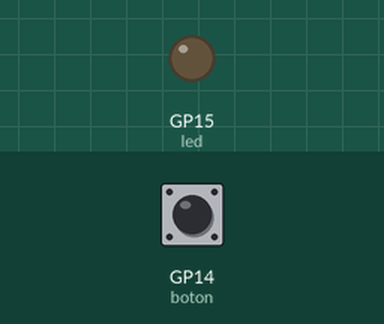
Recording of a program running on a simulated Raspberry Pi Pico running MicroPython. On the bench: output pins drawn as LEDs (lit = HIGH). Dashed ring = blinking. The test bench sets the inputs (shaded band); at power-on: GP14 (boton) LOW.

Above: at 1.2 s.
1.3 s: GP14 (boton) pulled HIGH for 1 s
At 1.45 s:
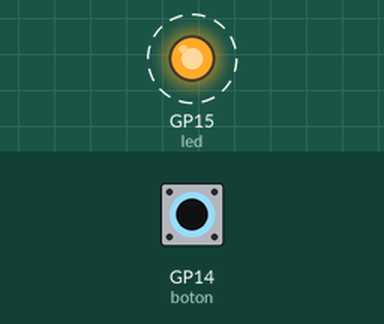
3.8 s: GP14 (boton) pulled HIGH for 0.15 s
At 4.8 s:
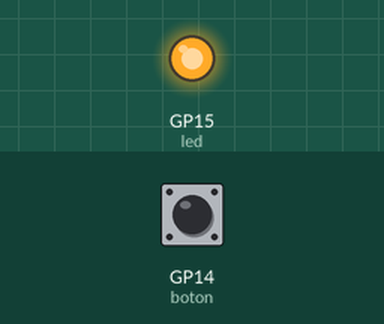
5.4 s: GP14 (boton) pulled HIGH for 3.2 s
At 9.8 s:
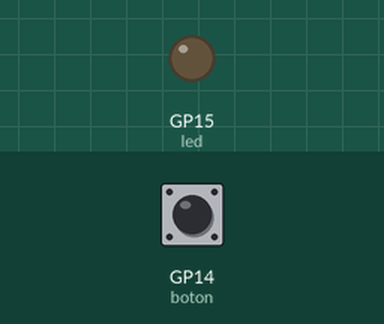
Timing chart, 0 to 11.3 s (numbered marks = the images above; inputs shaded):
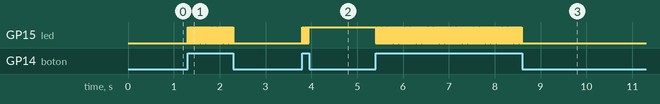

Measured:
- after the input at 1.3 s, GP15 (led): alternates HIGH for 0.01 s and LOW for 0.01 s, 100 changes in all, then stays LOW, starting at once
- after the input at 3.8 s, GP15 (led): alternates HIGH for 0.01 s and LOW for 0.01 s, 15 changes in all, then stays HIGH, starting at once
- after the input at 5.4 s, GP15 (led): alternates HIGH for 0.01 s and LOW for 0.01 s, 319 changes in all, then stays LOW, starting at once

The program:

led_boton.py
```python
import machine
import utime

led=machine.Pin(15,machine.Pin.OUT)
boton=machine.Pin(14,machine.Pin.IN,machine.Pin.PULL_DOWN)

def latching(b):
    if(b.value()==1):
        return True
    else:
        return False
opc=False
while True:
    #opc=latching(boton)
    if(boton.value()==1):
        opc=not opc
        led.value(opc)#print(opc)
        utime.sleep(0.01)
    else:
        pass
        #print(opc)
        #utime.sleep(0.99)


'''
#opc=boton.value()
    if boton.value()==1:
        led.value(1)
        opc=1
        while opc==1:
            led.value(1)#opc=1
            if(boton.value()==1):
                led.value(0)
                opc=0
                break
    else:
        led.value(0)
'''
```
